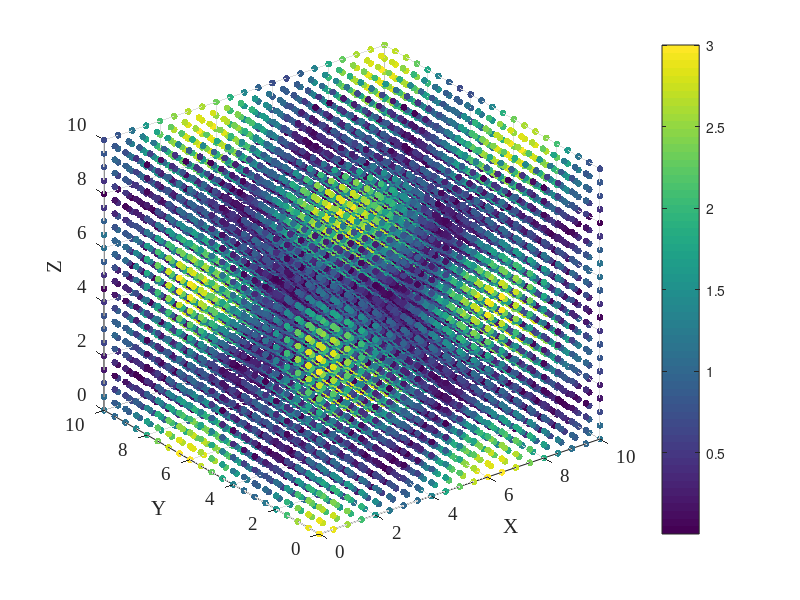

Reproduce this figure in MATLAB.
%%%%%%%%%%%%%%%%%%%%%%%%%%%%%%%%%%%%%%%%%%%%%%%%%%%%%%%%
%                4D Data Visualization                 %
%              with MATLAB Implementation              %
%                                                      %
% Author: M.Sc. Eng. Hristo Zhivomirov        02/16/13 %
%%%%%%%%%%%%%%%%%%%%%%%%%%%%%%%%%%%%%%%%%%%%%%%%%%%%%%%%

clear, clc, close all

% form the axes
x = 0:0.5:10;   % first dimension independent variable
y = 0:0.5:10;   % second dimension independent variable
z = 0:0.5:10;   % third dimension independent variable
[X, Y, Z] = meshgrid(x, y, z);  % form the 3D grid

% write the equation that describes the fourth dimension
data = abs(cos(X) + cos(Y) + cos(Z));   

% plot the data
figure(1)
scatter3(X(:), Y(:), Z(:), 25, data(:), 'filled')
set(gca, 'FontName', 'Times New Roman', 'FontSize', 14)
xlabel('X')
ylabel('Y')
zlabel('Z')
colorbar
